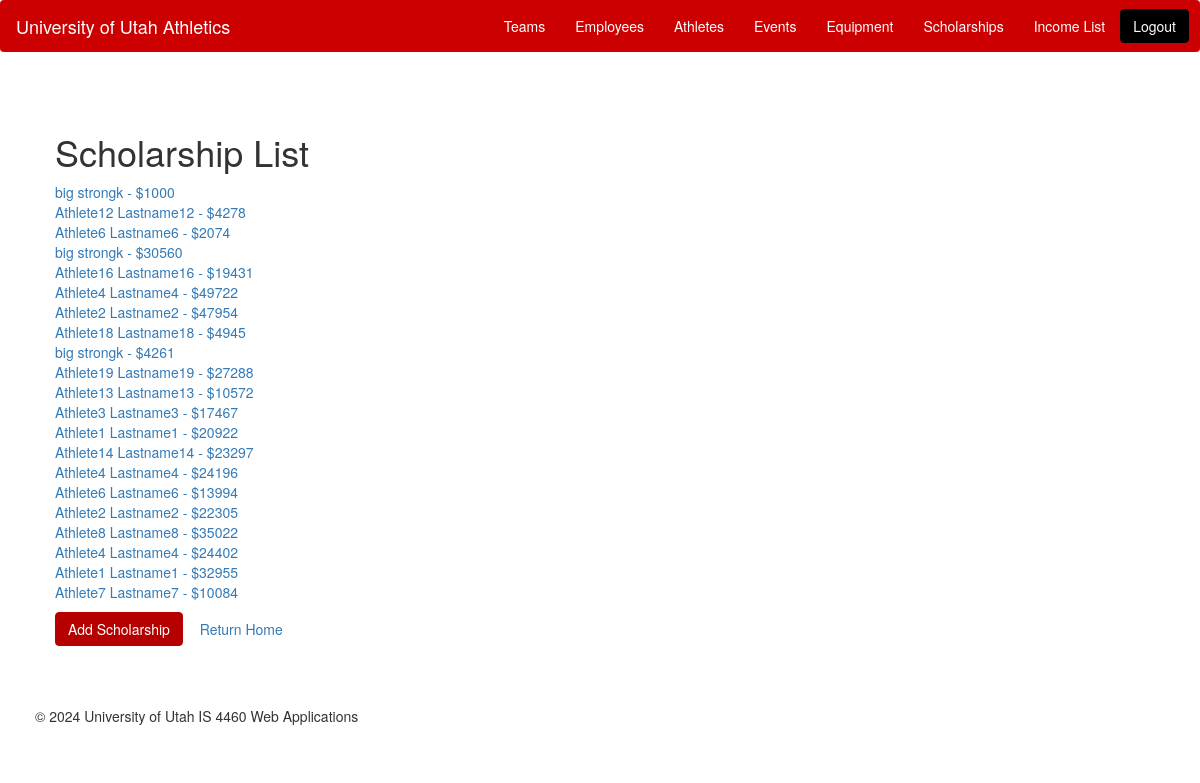
Page /athletics/scholarship/list/ on the committed database.
### athletics/models.py (models this page shows)
class Scholarship(models.Model):
    scholarship_type_choices = [
        ('AC', 'Academic'),
        ('GR', 'Grant'),
        ('ATH', 'Athletic'),
        ('ME', 'Merit'),
        ('FI', 'Financial Need'),
        ('OT', 'Other'),
    ]
    scholarship_id=models.AutoField(primary_key=True)
    athlete = models.ForeignKey(Athlete, on_delete=models.CASCADE, default=1)
    amount=models.IntegerField()
    date_awarded=models.DateField()
    donor=models.CharField(max_length=255)
    type = models.CharField(max_length=15, choices=scholarship_type_choices)

class Athlete(models.Model):
    ACADEMIC_LEVEL_CHOICES = [
        ('FR', 'Freshman'),
        ('SO', 'Sophomore'),
        ('JR', 'Junior'),
        ('SR', 'Senior'),
        ('OT', 'Other'),
    ]
    first_name = models.CharField(max_length=255)
    last_name = models.CharField(max_length=255)
    position = models.CharField(max_length=255)
    academic_level = models.CharField(max_length=2, choices=ACADEMIC_LEVEL_CHOICES)
    contact = models.CharField(max_length=255)
    teams = models.ManyToManyField('Team', related_name='athletes')
    def __str__(self):
        return f"{self.first_name} {self.last_name}"

### athletics/views.py (the view)
# urls.py: path('scholarship/list/', views.ScholarshipList.as_view(), name='scholarship-list'),
class ScholarshipList(ListView):
    model = Scholarship
    template_name = 'scholarship_list.html'
    context_object_name = 'scholarships'

### athletics/templates/scholarship_list.html (shortened to what this page needs)
{% extends 'base.html' %}
{% block content %}
<div class="container">
    <div class="row">
        <div class="col-md-6 offset-md-3">
            <h1 class="mt-4">Scholarship List</h1>
            <ul class="list-unstyled">
                {% for scholarship in scholarships %}
                    <li><a href="{% url 'scholarship-details' scholarship.pk %}">{{ scholarship.athlete }} - ${{ scholarship.amount }}</a></li>
                {% endfor %}
            </ul>
            <a href="/athletics/scholarship/add/" class="btn btn-primary">Add Scholarship</a>
            <a href="/athletics/home/" class="btn btn-secondary">Return Home</a>
        </div>
    </div>
</div>
{% endblock %}

### athletics/static/css/styles.css (style rules this page uses)
body { background-color: #FFFFFF; }
.container { padding: 20px; }
.btn-primary { color: #fff; background-color: #B60000; border-color: #B60000; }

### rows in the picture
Scholarship: athlete "big strongk", amount "1000"
Scholarship: athlete "Athlete12 Lastname12", amount "4278"
Scholarship: athlete "Athlete6 Lastname6", amount "2074"
Scholarship: athlete "big strongk", amount "30560"
Scholarship: athlete "Athlete16 Lastname16", amount "19431"
Scholarship: athlete "Athlete4 Lastname4", amount "49722"
Scholarship: athlete "Athlete2 Lastname2", amount "47954"
Scholarship: athlete "Athlete18 Lastname18", amount "4945"
Scholarship: athlete "big strongk", amount "4261"
Scholarship: athlete "Athlete19 Lastname19", amount "27288"
Scholarship: athlete "Athlete13 Lastname13", amount "10572"
Scholarship: athlete "Athlete3 Lastname3", amount "17467"
Scholarship: athlete "Athlete1 Lastname1", amount "20922"
Scholarship: athlete "Athlete14 Lastname14", amount "23297"
Scholarship: athlete "Athlete4 Lastname4", amount "24196"
Scholarship: athlete "Athlete6 Lastname6", amount "13994"
Scholarship: athlete "Athlete2 Lastname2", amount "22305"
Scholarship: athlete "Athlete8 Lastname8", amount "35022"
Scholarship: athlete "Athlete4 Lastname4", amount "24402"
Scholarship: athlete "Athlete1 Lastname1", amount "32955"
Scholarship: athlete "Athlete7 Lastname7", amount "10084"
